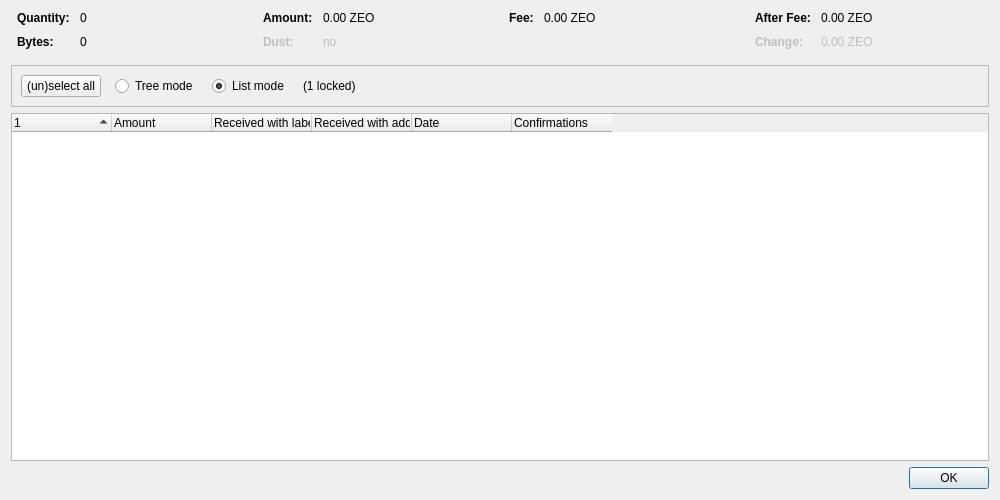
<?xml version="1.0" encoding="UTF-8"?>
<ui version="4.0">
 <class>CoinControlDialog</class>
 <widget class="QDialog" name="CoinControlDialog">
  <property name="geometry">
   <rect>
    <x>0</x>
    <y>0</y>
    <width>1000</width>
    <height>500</height>
   </rect>
  </property>
  <property name="windowTitle">
   <string>Coin Selection</string>
  </property>
  <layout class="QVBoxLayout" name="verticalLayout">
   <item>
    <layout class="QHBoxLayout" name="horizontalLayoutTop" stretch="0,0,0,0">
     <property name="topMargin">
      <number>0</number>
     </property>
     <property name="bottomMargin">
      <number>10</number>
     </property>
     <item>
      <layout class="QFormLayout" name="formLayoutCoinControl1">
       <property name="horizontalSpacing">
        <number>10</number>
       </property>
       <property name="verticalSpacing">
        <number>10</number>
       </property>
       <property name="leftMargin">
        <number>6</number>
       </property>
       <property name="rightMargin">
        <number>6</number>
       </property>
       <item row="0" column="0">
        <widget class="QLabel" name="labelCoinControlQuantityText">
         <property name="font">
          <font>
           <weight>75</weight>
           <bold>true</bold>
          </font>
         </property>
         <property name="text">
          <string>Quantity:</string>
         </property>
        </widget>
       </item>
       <item row="0" column="1">
        <widget class="QLabel" name="labelCoinControlQuantity">
         <property name="cursor">
          <cursorShape>IBeamCursor</cursorShape>
         </property>
         <property name="contextMenuPolicy">
          <enum>Qt::ActionsContextMenu</enum>
         </property>
         <property name="text">
          <string notr="true">0</string>
         </property>
         <property name="textInteractionFlags">
          <set>Qt::LinksAccessibleByMouse|Qt::TextSelectableByKeyboard|Qt::TextSelectableByMouse</set>
         </property>
        </widget>
       </item>
       <item row="1" column="0">
        <widget class="QLabel" name="labelCoinControlBytesText">
         <property name="font">
          <font>
           <weight>75</weight>
           <bold>true</bold>
          </font>
         </property>
         <property name="text">
          <string>Bytes:</string>
         </property>
        </widget>
       </item>
       <item row="1" column="1">
        <widget class="QLabel" name="labelCoinControlBytes">
         <property name="cursor">
          <cursorShape>IBeamCursor</cursorShape>
         </property>
         <property name="contextMenuPolicy">
          <enum>Qt::ActionsContextMenu</enum>
         </property>
         <property name="text">
          <string notr="true">0</string>
         </property>
         <property name="textInteractionFlags">
          <set>Qt::LinksAccessibleByMouse|Qt::TextSelectableByKeyboard|Qt::TextSelectableByMouse</set>
         </property>
        </widget>
       </item>
      </layout>
     </item>
     <item>
      <layout class="QFormLayout" name="formLayoutCoinControl2">
       <property name="horizontalSpacing">
        <number>10</number>
       </property>
       <property name="verticalSpacing">
        <number>10</number>
       </property>
       <property name="leftMargin">
        <number>6</number>
       </property>
       <property name="rightMargin">
        <number>6</number>
       </property>
       <item row="0" column="0">
        <widget class="QLabel" name="labelCoinControlAmountText">
         <property name="font">
          <font>
           <weight>75</weight>
           <bold>true</bold>
          </font>
         </property>
         <property name="text">
          <string>Amount:</string>
         </property>
        </widget>
       </item>
       <item row="0" column="1">
        <widget class="QLabel" name="labelCoinControlAmount">
         <property name="cursor">
          <cursorShape>IBeamCursor</cursorShape>
         </property>
         <property name="contextMenuPolicy">
          <enum>Qt::ActionsContextMenu</enum>
         </property>
         <property name="text">
          <string notr="true">0.00 ZEO</string>
         </property>
         <property name="textInteractionFlags">
          <set>Qt::LinksAccessibleByMouse|Qt::TextSelectableByKeyboard|Qt::TextSelectableByMouse</set>
         </property>
        </widget>
       </item>
       <item row="1" column="0">
        <widget class="QLabel" name="labelCoinControlLowOutputText">
         <property name="enabled">
          <bool>false</bool>
         </property>
         <property name="font">
          <font>
           <weight>75</weight>
           <bold>true</bold>
          </font>
         </property>
         <property name="text">
          <string>Dust:</string>
         </property>
        </widget>
       </item>
       <item row="1" column="1">
        <widget class="QLabel" name="labelCoinControlLowOutput">
         <property name="enabled">
          <bool>false</bool>
         </property>
         <property name="cursor">
          <cursorShape>IBeamCursor</cursorShape>
         </property>
         <property name="contextMenuPolicy">
          <enum>Qt::ActionsContextMenu</enum>
         </property>
         <property name="text">
          <string notr="true">no</string>
         </property>
         <property name="textInteractionFlags">
          <set>Qt::LinksAccessibleByMouse|Qt::TextSelectableByKeyboard|Qt::TextSelectableByMouse</set>
         </property>
        </widget>
       </item>
      </layout>
     </item>
     <item>
      <layout class="QFormLayout" name="formLayoutCoinControl3">
       <property name="horizontalSpacing">
        <number>10</number>
       </property>
       <property name="verticalSpacing">
        <number>10</number>
       </property>
       <property name="leftMargin">
        <number>6</number>
       </property>
       <property name="rightMargin">
        <number>6</number>
       </property>
       <item row="0" column="0">
        <widget class="QLabel" name="labelCoinControlFeeText">
         <property name="font">
          <font>
           <weight>75</weight>
           <bold>true</bold>
          </font>
         </property>
         <property name="text">
          <string>Fee:</string>
         </property>
        </widget>
       </item>
       <item row="0" column="1">
        <widget class="QLabel" name="labelCoinControlFee">
         <property name="cursor">
          <cursorShape>IBeamCursor</cursorShape>
         </property>
         <property name="contextMenuPolicy">
          <enum>Qt::ActionsContextMenu</enum>
         </property>
         <property name="text">
          <string notr="true">0.00 ZEO</string>
         </property>
         <property name="textInteractionFlags">
          <set>Qt::LinksAccessibleByMouse|Qt::TextSelectableByKeyboard|Qt::TextSelectableByMouse</set>
         </property>
        </widget>
       </item>
      </layout>
     </item>
     <item>
      <layout class="QFormLayout" name="formLayoutCoinControl4">
       <property name="horizontalSpacing">
        <number>10</number>
       </property>
       <property name="verticalSpacing">
        <number>10</number>
       </property>
       <property name="leftMargin">
        <number>6</number>
       </property>
       <property name="rightMargin">
        <number>6</number>
       </property>
       <item row="0" column="0">
        <widget class="QLabel" name="labelCoinControlAfterFeeText">
         <property name="font">
          <font>
           <weight>75</weight>
           <bold>true</bold>
          </font>
         </property>
         <property name="text">
          <string>After Fee:</string>
         </property>
        </widget>
       </item>
       <item row="0" column="1">
        <widget class="QLabel" name="labelCoinControlAfterFee">
         <property name="cursor">
          <cursorShape>IBeamCursor</cursorShape>
         </property>
         <property name="contextMenuPolicy">
          <enum>Qt::ActionsContextMenu</enum>
         </property>
         <property name="text">
          <string notr="true">0.00 ZEO</string>
         </property>
         <property name="textInteractionFlags">
          <set>Qt::LinksAccessibleByMouse|Qt::TextSelectableByKeyboard|Qt::TextSelectableByMouse</set>
         </property>
        </widget>
       </item>
       <item row="1" column="0">
        <widget class="QLabel" name="labelCoinControlChangeText">
         <property name="enabled">
          <bool>false</bool>
         </property>
         <property name="font">
          <font>
           <weight>75</weight>
           <bold>true</bold>
          </font>
         </property>
         <property name="text">
          <string>Change:</string>
         </property>
        </widget>
       </item>
       <item row="1" column="1">
        <widget class="QLabel" name="labelCoinControlChange">
         <property name="enabled">
          <bool>false</bool>
         </property>
         <property name="cursor">
          <cursorShape>IBeamCursor</cursorShape>
         </property>
         <property name="contextMenuPolicy">
          <enum>Qt::ActionsContextMenu</enum>
         </property>
         <property name="text">
          <string notr="true">0.00 ZEO</string>
         </property>
         <property name="textInteractionFlags">
          <set>Qt::LinksAccessibleByMouse|Qt::TextSelectableByKeyboard|Qt::TextSelectableByMouse</set>
         </property>
        </widget>
       </item>
      </layout>
     </item>
    </layout>
   </item>
   <item>
    <widget class="QFrame" name="frame">
     <property name="minimumSize">
      <size>
       <width>0</width>
       <height>40</height>
      </size>
     </property>
     <property name="frameShape">
      <enum>QFrame::StyledPanel</enum>
     </property>
     <property name="frameShadow">
      <enum>QFrame::Sunken</enum>
     </property>
     <layout class="QHBoxLayout" name="horizontalLayout">
      <item>
       <layout class="QHBoxLayout" name="horizontalLayoutPanel" stretch="0,0,0,0,0">
        <property name="spacing">
         <number>14</number>
        </property>
        <item>
         <widget class="QPushButton" name="pushButtonSelectAll">
          <property name="sizePolicy">
           <sizepolicy hsizetype="Maximum" vsizetype="Fixed">
            <horstretch>0</horstretch>
            <verstretch>0</verstretch>
           </sizepolicy>
          </property>
          <property name="text">
           <string>(un)select all</string>
          </property>
          <property name="autoDefault">
           <bool>false</bool>
          </property>
         </widget>
        </item>
        <item>
         <widget class="QRadioButton" name="radioTreeMode">
          <property name="sizePolicy">
           <sizepolicy hsizetype="Maximum" vsizetype="Fixed">
            <horstretch>0</horstretch>
            <verstretch>0</verstretch>
           </sizepolicy>
          </property>
          <property name="text">
           <string>Tree mode</string>
          </property>
         </widget>
        </item>
        <item>
         <widget class="QRadioButton" name="radioListMode">
          <property name="sizePolicy">
           <sizepolicy hsizetype="Maximum" vsizetype="Fixed">
            <horstretch>0</horstretch>
            <verstretch>0</verstretch>
           </sizepolicy>
          </property>
          <property name="text">
           <string>List mode</string>
          </property>
          <property name="checked">
           <bool>true</bool>
          </property>
         </widget>
        </item>
        <item>
         <widget class="QLabel" name="labelLocked">
          <property name="text">
           <string notr="true">(1 locked)</string>
          </property>
         </widget>
        </item>
        <item>
         <spacer name="horizontalSpacer">
          <property name="orientation">
           <enum>Qt::Horizontal</enum>
          </property>
          <property name="sizeHint" stdset="0">
           <size>
            <width>40</width>
            <height>20</height>
           </size>
          </property>
         </spacer>
        </item>
       </layout>
      </item>
     </layout>
    </widget>
   </item>
   <item>
    <widget class="CoinControlTreeWidget" name="treeWidget">
     <property name="contextMenuPolicy">
      <enum>Qt::CustomContextMenu</enum>
     </property>
     <property name="sortingEnabled">
      <bool>false</bool>
     </property>
     <property name="columnCount">
      <number>6</number>
     </property>
     <attribute name="headerShowSortIndicator" stdset="0">
      <bool>true</bool>
     </attribute>
     <attribute name="headerStretchLastSection">
      <bool>false</bool>
     </attribute>
     <column>
      <property name="text">
       <string/>
      </property>
     </column>
     <column>
      <property name="text">
       <string>Amount</string>
      </property>
     </column>
     <column>
      <property name="text">
       <string>Received with label</string>
      </property>
     </column>
     <column>
      <property name="text">
       <string>Received with address</string>
      </property>
     </column>
     <column>
      <property name="text">
       <string>Date</string>
      </property>
     </column>
     <column>
      <property name="text">
       <string>Confirmations</string>
      </property>
      <property name="toolTip">
       <string>Confirmed</string>
      </property>
     </column>
     <column>
      <property name="text">
       <string/>
      </property>
     </column>
     <column>
      <property name="text">
       <string/>
      </property>
     </column>
     <column>
      <property name="text">
       <string/>
      </property>
     </column>
     <column>
      <property name="text">
       <string/>
      </property>
     </column>
    </widget>
   </item>
   <item>
    <widget class="QDialogButtonBox" name="buttonBox">
     <property name="orientation">
      <enum>Qt::Horizontal</enum>
     </property>
     <property name="standardButtons">
      <set>QDialogButtonBox::Ok</set>
     </property>
    </widget>
   </item>
  </layout>
 </widget>
 <customwidgets>
  <customwidget>
   <class>CoinControlTreeWidget</class>
   <extends>QTreeWidget</extends>
   <header>qt/coincontroltreewidget.h</header>
  </customwidget>
 </customwidgets>
 <resources/>
 <connections/>
</ui>
